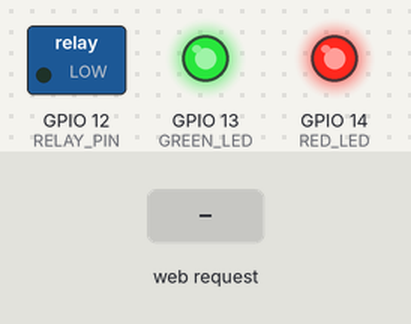
A sketch run on a simulated ESP32. Shown: switched loads named in the sketch (green lamp = pin HIGH), output pins drawn as LEDs (lit = HIGH). The inputs (shaded band) are chosen by the test bench. WiFi joins after 1.5 s; servers stay silent unless stated; what the sketch prints to the serial monitor is not drawn.

Above: at 1.6 s.
At 3.5 s:
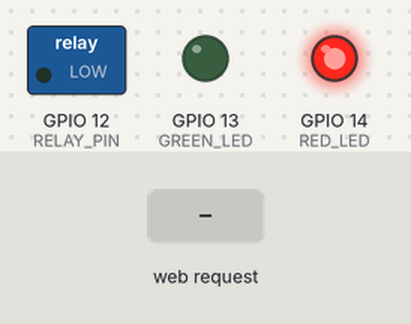
3.6 s: HTTP request GET /unlock received
At 4.0 s:
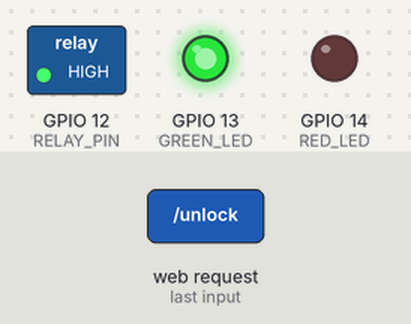
Timing chart, 0 to 9.1 s (numbered marks = the images above; inputs shaded):
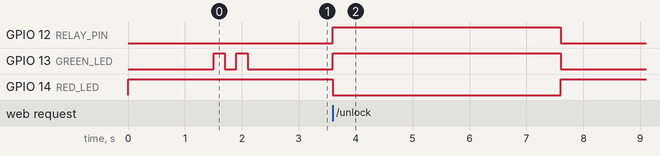

Measured:
- after the input at 3.6 s, GPIO 12 (RELAY_PIN), GPIO 13 (GREEN_LED): LOW → HIGH at once, → LOW 4.0 s later; GPIO 14 (RED_LED): HIGH → LOW at once, → HIGH 4.0 s later

The sketch:

arduino_code.ino
```cpp
#include <WiFi.h>
#include <WebServer.h>

const char* WIFI_SSID     = "Galaxy F41048C";
const char* WIFI_PASSWORD = "11111111";

// Static IP — never changes
// Use the same 192.168.0.x LAN as your laptop (e.g., 192.168.0.112)
IPAddress local_IP(192, 168, 0, 118);
IPAddress gateway(192, 168, 0, 1);
IPAddress subnet(255, 255, 255, 0);

#define RELAY_PIN  12
#define GREEN_LED  13
#define RED_LED    14

#define UNLOCK_DURATION_MS  4000   // 4 seconds unlock hold

WebServer server(80);

bool isUnlocked = false;
unsigned long unlockTime = 0;

void setLocked() {
  digitalWrite(RELAY_PIN, LOW);
  digitalWrite(GREEN_LED, LOW);
  digitalWrite(RED_LED,   HIGH);
  isUnlocked = false;
  Serial.println("[LOCK] Door locked.");
}

void setUnlocked() {
  digitalWrite(RELAY_PIN, HIGH);
  digitalWrite(GREEN_LED, HIGH);
  digitalWrite(RED_LED,   LOW);
  isUnlocked = true;
  unlockTime = millis();
  Serial.println("[UNLOCK] Door unlocked for 4 seconds.");
}

void handleUnlock() {
  setUnlocked();
  server.send(200, "text/plain", "unlocked");
}

void handleLock() {
  // Only lock if not currently in an unlock window
  if (!isUnlocked) {
    setLocked();
  }
  server.send(200, "text/plain", "locked");
}

void handleStatus() {
  server.send(200, "text/plain", isUnlocked ? "unlocked" : "locked");
}

void setup() {
  Serial.begin(115200);

  pinMode(RELAY_PIN, OUTPUT);
  pinMode(GREEN_LED, OUTPUT);
  pinMode(RED_LED,   OUTPUT);

  setLocked();

  WiFi.config(local_IP, gateway, subnet);
  WiFi.mode(WIFI_STA);
  WiFi.begin(WIFI_SSID, WIFI_PASSWORD);

  Serial.print("Connecting to WiFi");
  int attempts = 0;
  while (WiFi.status() != WL_CONNECTED) {
    delay(500);
    Serial.print(".");
    attempts++;
    if (attempts > 40) {
      Serial.println("\n[ERROR] WiFi failed. Restarting...");
      ESP.restart();
    }
  }

  Serial.println("\n[WiFi] Connected!");
  Serial.print("[WiFi] IP: ");
  Serial.println(WiFi.localIP());

  server.on("/unlock", HTTP_GET, handleUnlock);
  server.on("/lock",   HTTP_GET, handleLock);
  server.on("/status", HTTP_GET, handleStatus);
  server.begin();
  Serial.println("[HTTP] Server ready.");

  // Blink green twice = ready
  for (int i = 0; i < 2; i++) {
    digitalWrite(GREEN_LED, HIGH); delay(200);
    digitalWrite(GREEN_LED, LOW);  delay(200);
  }
  digitalWrite(RED_LED, HIGH);
}

void loop() {
  server.handleClient();

  // Auto-lock after unlock duration
  if (isUnlocked && (millis() - unlockTime >= UNLOCK_DURATION_MS)) {
    Serial.println("[AUTO-LOCK] Time expired. Locking.");
    setLocked();
  }
}
```
